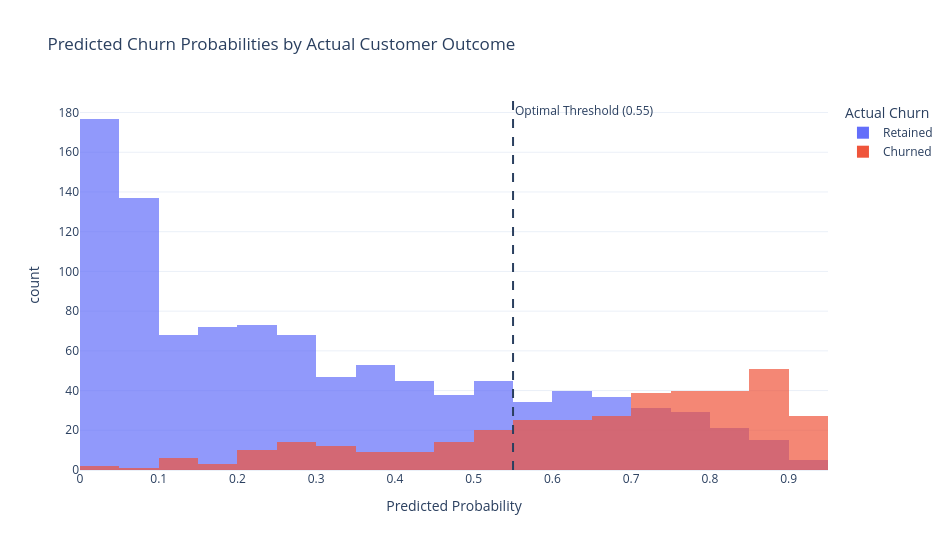

Write notebook code for a chart like this one.
### Markdown cell above
## Predicted Churn Probability Distribution

Rather than directly classifying customers as churners or non-churners, the Random Forest model estimates the probability that each customer will churn.

Examining the distribution of predicted probabilities provides additional insight into the model's confidence. Customers with probabilities close to 0 are considered low risk, while customers with probabilities close to 1 represent high-risk retention candidates.

Understanding this distribution helps determine whether natural customer segments exist before applying a decision threshold.

### Code cell
risk_df = pd.DataFrame({
    "Actual Churn": y_test,
    "Predicted Probability": y_proba
})

risk_df["Actual Churn"] = (
    risk_df["Actual Churn"]
    .map({
        0: "Retained",
        1: "Churned"
    })
)

fig = px.histogram(
    risk_df,
    x="Predicted Probability",
    color="Actual Churn",
    barmode="overlay",
    nbins=30,
    opacity=0.7,
    template="plotly_white",
    title="Predicted Churn Probabilities by Actual Customer Outcome"
)

fig.add_vline(
    x=best_threshold,
    line_dash="dash",
    annotation_text=f"Optimal Threshold ({best_threshold:.2f})"
)

fig.update_layout(
    width=950,
    height=550
)

fig.show()

### Figure 1 — Plotly figure (JSON) as saved in the notebook; plotly's stock layout.template omitted (floating-point values rounded to 4 significant figures; data arrays with more than 128 entries replaced by an {"elided": "..."} marker saying what was removed)
{"data": [{"bingroup": "x", "hovertemplate": "Actual Churn=Retained<br>Predicted Probability=%{x}<br>count=%{y}<extra></extra>", "legendgroup": "Retained", "marker": {"color": "#636efa", "opacity": 0.7, "pattern": {"shape": ""}}, "name": "Retained", "nbinsx": 30, "orientation": "v", "showlegend": true, "type": "histogram", "x": {"elided": "1035 float values"}, "xaxis": "x", "yaxis": "y"}, {"bingroup": "x", "hovertemplate": "Actual Churn=Churned<br>Predicted Probability=%{x}<br>count=%{y}<extra></extra>", "legendgroup": "Churned", "marker": {"color": "#EF553B", "opacity": 0.7, "pattern": {"shape": ""}}, "name": "Churned", "nbinsx": 30, "orientation": "v", "showlegend": true, "type": "histogram", "x": {"elided": "374 float values"}, "xaxis": "x", "yaxis": "y"}], "layout": {"annotations": [{"showarrow": false, "text": "Optimal Threshold (0.55)", "x": 0.55, "xanchor": "left", "xref": "x", "y": 1, "yanchor": "top", "yref": "y domain"}], "barmode": "overlay", "height": 550, "legend": {"title": {"text": "Actual Churn"}, "tracegroupgap": 0}, "shapes": [{"line": {"dash": "dash"}, "type": "line", "x0": 0.55, "x1": 0.55, "xref": "x", "y0": 0, "y1": 1, "yref": "y domain"}], "title": {"text": "Predicted Churn Probabilities by Actual Customer Outcome"}, "width": 950, "xaxis": {"anchor": "y", "domain": [0, 1], "title": {"text": "Predicted Probability"}}, "yaxis": {"anchor": "x", "domain": [0, 1], "title": {"text": "count"}}}}
